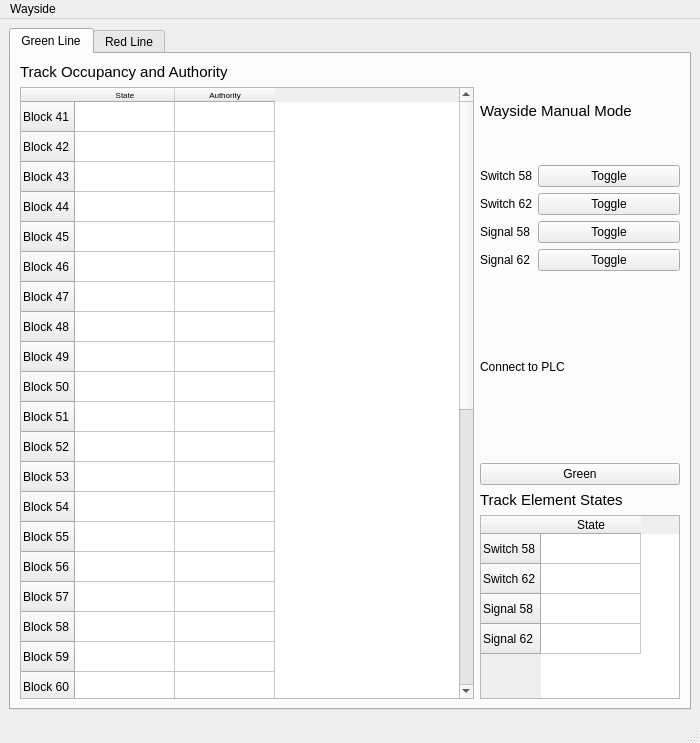
<?xml version="1.0" encoding="UTF-8"?>
<ui version="4.0">
 <class>MainWindow</class>
 <widget class="QMainWindow" name="MainWindow">
  <property name="geometry">
   <rect>
    <x>0</x>
    <y>0</y>
    <width>700</width>
    <height>743</height>
   </rect>
  </property>
  <property name="sizePolicy">
   <sizepolicy hsizetype="MinimumExpanding" vsizetype="MinimumExpanding">
    <horstretch>0</horstretch>
    <verstretch>0</verstretch>
   </sizepolicy>
  </property>
  <property name="maximumSize">
   <size>
    <width>700</width>
    <height>743</height>
   </size>
  </property>
  <property name="windowTitle">
   <string>MainWindow</string>
  </property>
  <widget class="QWidget" name="centralwidget">
   <property name="maximumSize">
    <size>
     <width>700</width>
     <height>700</height>
    </size>
   </property>
   <layout class="QGridLayout" name="gridLayout_2">
    <item row="0" column="0">
     <widget class="QTabWidget" name="tabWidget">
      <property name="maximumSize">
       <size>
        <width>700</width>
        <height>700</height>
       </size>
      </property>
      <property name="currentIndex">
       <number>0</number>
      </property>
      <widget class="QWidget" name="Blue_Line">
       <property name="maximumSize">
        <size>
         <width>700</width>
         <height>700</height>
        </size>
       </property>
       <attribute name="title">
        <string>Green Line</string>
       </attribute>
       <layout class="QGridLayout" name="gridLayout">
        <item row="2" column="1">
         <layout class="QVBoxLayout" name="track_state_3">
          <property name="spacing">
           <number>6</number>
          </property>
          <item>
           <widget class="QLabel" name="label_21">
            <property name="maximumSize">
             <size>
              <width>200</width>
              <height>100</height>
             </size>
            </property>
            <property name="font">
             <font>
              <pointsize>11</pointsize>
             </font>
            </property>
            <property name="text">
             <string>Track Element States</string>
            </property>
           </widget>
          </item>
          <item>
           <widget class="QTableWidget" name="wayside_elements_table">
            <property name="maximumSize">
             <size>
              <width>200</width>
              <height>200</height>
             </size>
            </property>
            <row>
             <property name="text">
              <string>Switch 58</string>
             </property>
            </row>
            <row>
             <property name="text">
              <string>Switch 62</string>
             </property>
            </row>
            <row>
             <property name="text">
              <string>Signal 58</string>
             </property>
            </row>
            <row>
             <property name="text">
              <string>Signal 62</string>
             </property>
            </row>
            <column>
             <property name="text">
              <string>State</string>
             </property>
            </column>
           </widget>
          </item>
         </layout>
        </item>
        <item row="0" column="1">
         <layout class="QVBoxLayout" name="verticalLayout">
          <item>
           <widget class="QLabel" name="label_17">
            <property name="font">
             <font>
              <pointsize>11</pointsize>
             </font>
            </property>
            <property name="text">
             <string>Wayside Manual Mode</string>
            </property>
           </widget>
          </item>
          <item>
           <layout class="QFormLayout" name="formLayout">
            <item row="0" column="0">
             <widget class="QLabel" name="label_8">
              <property name="font">
               <font>
                <pointsize>9</pointsize>
               </font>
              </property>
              <property name="text">
               <string>Switch 58</string>
              </property>
             </widget>
            </item>
            <item row="1" column="0">
             <widget class="QLabel" name="label_14">
              <property name="font">
               <font>
                <pointsize>9</pointsize>
               </font>
              </property>
              <property name="text">
               <string>Switch 62</string>
              </property>
             </widget>
            </item>
            <item row="2" column="0">
             <widget class="QLabel" name="label_15">
              <property name="font">
               <font>
                <pointsize>9</pointsize>
               </font>
              </property>
              <property name="text">
               <string>Signal 58</string>
              </property>
             </widget>
            </item>
            <item row="3" column="0">
             <widget class="QLabel" name="label_16">
              <property name="font">
               <font>
                <pointsize>9</pointsize>
               </font>
              </property>
              <property name="text">
               <string>Signal 62</string>
              </property>
             </widget>
            </item>
            <item row="0" column="1">
             <widget class="QPushButton" name="manual_sw58_button">
              <property name="text">
               <string>Toggle</string>
              </property>
             </widget>
            </item>
            <item row="1" column="1">
             <widget class="QPushButton" name="manual_sw62_button">
              <property name="text">
               <string>Toggle</string>
              </property>
             </widget>
            </item>
            <item row="2" column="1">
             <widget class="QPushButton" name="manual_sig58_button">
              <property name="text">
               <string>Toggle</string>
              </property>
             </widget>
            </item>
            <item row="3" column="1">
             <widget class="QPushButton" name="manual_sig62_button">
              <property name="text">
               <string>Toggle</string>
              </property>
             </widget>
            </item>
           </layout>
          </item>
         </layout>
        </item>
        <item row="1" column="1">
         <layout class="QVBoxLayout" name="verticalLayout_2">
          <item>
           <widget class="QLabel" name="label">
            <property name="text">
             <string>Connect to PLC</string>
            </property>
           </widget>
          </item>
          <item>
           <widget class="QPushButton" name="connect_green">
            <property name="text">
             <string>Green</string>
            </property>
           </widget>
          </item>
         </layout>
        </item>
        <item row="0" column="0" rowspan="3">
         <layout class="QVBoxLayout" name="block_occ">
          <item>
           <widget class="QLabel" name="label_20">
            <property name="font">
             <font>
              <pointsize>11</pointsize>
             </font>
            </property>
            <property name="text">
             <string>Track Occupancy and Authority</string>
            </property>
           </widget>
          </item>
          <item>
           <widget class="QTableWidget" name="wayside_block_table">
            <property name="sizePolicy">
             <sizepolicy hsizetype="Minimum" vsizetype="Minimum">
              <horstretch>0</horstretch>
              <verstretch>0</verstretch>
             </sizepolicy>
            </property>
            <property name="maximumSize">
             <size>
              <width>16777215</width>
              <height>900</height>
             </size>
            </property>
            <property name="verticalScrollBarPolicy">
             <enum>Qt::ScrollBarAsNeeded</enum>
            </property>
            <property name="horizontalScrollBarPolicy">
             <enum>Qt::ScrollBarAlwaysOff</enum>
            </property>
            <property name="sizeAdjustPolicy">
             <enum>QAbstractScrollArea::AdjustToContents</enum>
            </property>
            <property name="showGrid">
             <bool>true</bool>
            </property>
            <property name="sortingEnabled">
             <bool>false</bool>
            </property>
            <property name="cornerButtonEnabled">
             <bool>true</bool>
            </property>
            <attribute name="horizontalHeaderCascadingSectionResizes">
             <bool>false</bool>
            </attribute>
            <row>
             <property name="text">
              <string>Block 41</string>
             </property>
            </row>
            <row>
             <property name="text">
              <string>Block 42</string>
             </property>
            </row>
            <row>
             <property name="text">
              <string>Block 43</string>
             </property>
            </row>
            <row>
             <property name="text">
              <string>Block 44</string>
             </property>
            </row>
            <row>
             <property name="text">
              <string>Block 45</string>
             </property>
            </row>
            <row>
             <property name="text">
              <string>Block 46</string>
             </property>
            </row>
            <row>
             <property name="text">
              <string>Block 47</string>
             </property>
            </row>
            <row>
             <property name="text">
              <string>Block 48</string>
             </property>
            </row>
            <row>
             <property name="text">
              <string>Block 49</string>
             </property>
            </row>
            <row>
             <property name="text">
              <string>Block 50</string>
             </property>
            </row>
            <row>
             <property name="text">
              <string>Block 51</string>
             </property>
            </row>
            <row>
             <property name="text">
              <string>Block 52</string>
             </property>
            </row>
            <row>
             <property name="text">
              <string>Block 53</string>
             </property>
            </row>
            <row>
             <property name="text">
              <string>Block 54</string>
             </property>
            </row>
            <row>
             <property name="text">
              <string>Block 55</string>
             </property>
            </row>
            <row>
             <property name="text">
              <string>Block 56</string>
             </property>
            </row>
            <row>
             <property name="text">
              <string>Block 57</string>
             </property>
            </row>
            <row>
             <property name="text">
              <string>Block 58</string>
             </property>
            </row>
            <row>
             <property name="text">
              <string>Block 59</string>
             </property>
            </row>
            <row>
             <property name="text">
              <string>Block 60</string>
             </property>
            </row>
            <row>
             <property name="text">
              <string>Block 61</string>
             </property>
            </row>
            <row>
             <property name="text">
              <string>Block 62</string>
             </property>
            </row>
            <row>
             <property name="text">
              <string>Block 63</string>
             </property>
            </row>
            <row>
             <property name="text">
              <string>Block 64</string>
             </property>
            </row>
            <row>
             <property name="text">
              <string>Block 65</string>
             </property>
            </row>
            <row>
             <property name="text">
              <string>Block 66</string>
             </property>
            </row>
            <row>
             <property name="text">
              <string>Block 67</string>
             </property>
            </row>
            <row>
             <property name="text">
              <string>Block 68</string>
             </property>
            </row>
            <row>
             <property name="text">
              <string>Block 69</string>
             </property>
            </row>
            <row>
             <property name="text">
              <string>Block 70</string>
             </property>
            </row>
            <row>
             <property name="text">
              <string>Block 71</string>
             </property>
            </row>
            <row>
             <property name="text">
              <string>Block 72</string>
             </property>
            </row>
            <row>
             <property name="text">
              <string>Block 73</string>
             </property>
            </row>
            <row>
             <property name="text">
              <string>Block 74</string>
             </property>
            </row>
            <row>
             <property name="text">
              <string>Block 75</string>
             </property>
            </row>
            <row>
             <property name="text">
              <string>Block 76</string>
             </property>
            </row>
            <column>
             <property name="text">
              <string>State</string>
             </property>
             <property name="font">
              <font>
               <pointsize>6</pointsize>
              </font>
             </property>
            </column>
            <column>
             <property name="text">
              <string>Authority</string>
             </property>
             <property name="font">
              <font>
               <pointsize>6</pointsize>
              </font>
             </property>
            </column>
           </widget>
          </item>
         </layout>
        </item>
       </layout>
      </widget>
      <widget class="QWidget" name="Red_Line">
       <attribute name="title">
        <string>Red Line</string>
       </attribute>
       <widget class="QWidget" name="gridLayoutWidget">
        <property name="geometry">
         <rect>
          <x>10</x>
          <y>10</y>
          <width>381</width>
          <height>1129</height>
         </rect>
        </property>
        <layout class="QGridLayout" name="gridLayout_3">
         <item row="0" column="0">
          <layout class="QVBoxLayout" name="block_occ_4">
           <item>
            <widget class="QTableWidget" name="wayside_block_table_4">
             <property name="sizePolicy">
              <sizepolicy hsizetype="Minimum" vsizetype="Minimum">
               <horstretch>0</horstretch>
               <verstretch>0</verstretch>
              </sizepolicy>
             </property>
             <property name="maximumSize">
              <size>
               <width>16777215</width>
               <height>900</height>
              </size>
             </property>
             <property name="verticalScrollBarPolicy">
              <enum>Qt::ScrollBarAlwaysOn</enum>
             </property>
             <property name="horizontalScrollBarPolicy">
              <enum>Qt::ScrollBarAlwaysOff</enum>
             </property>
             <property name="sizeAdjustPolicy">
              <enum>QAbstractScrollArea::AdjustToContents</enum>
             </property>
             <property name="showGrid">
              <bool>true</bool>
             </property>
             <property name="sortingEnabled">
              <bool>false</bool>
             </property>
             <property name="cornerButtonEnabled">
              <bool>true</bool>
             </property>
             <attribute name="horizontalHeaderCascadingSectionResizes">
              <bool>false</bool>
             </attribute>
             <row>
              <property name="text">
               <string>Block 41</string>
              </property>
              <property name="font">
               <font>
                <pointsize>6</pointsize>
               </font>
              </property>
             </row>
             <row>
              <property name="text">
               <string>Block 42</string>
              </property>
              <property name="font">
               <font>
                <pointsize>6</pointsize>
               </font>
              </property>
             </row>
             <row>
              <property name="text">
               <string>Block 43</string>
              </property>
              <property name="font">
               <font>
                <pointsize>6</pointsize>
               </font>
              </property>
             </row>
             <row>
              <property name="text">
               <string>Block 44</string>
              </property>
              <property name="font">
               <font>
                <pointsize>6</pointsize>
               </font>
              </property>
             </row>
             <row>
              <property name="text">
               <string>Block 45</string>
              </property>
              <property name="font">
               <font>
                <pointsize>6</pointsize>
               </font>
              </property>
             </row>
             <row>
              <property name="text">
               <string>Block 46</string>
              </property>
              <property name="font">
               <font>
                <pointsize>6</pointsize>
               </font>
              </property>
             </row>
             <row>
              <property name="text">
               <string>Block 47</string>
              </property>
              <property name="font">
               <font>
                <pointsize>6</pointsize>
               </font>
              </property>
             </row>
             <row>
              <property name="text">
               <string>Block 48</string>
              </property>
              <property name="font">
               <font>
                <pointsize>6</pointsize>
               </font>
              </property>
             </row>
             <row>
              <property name="text">
               <string>Block 49</string>
              </property>
              <property name="font">
               <font>
                <pointsize>6</pointsize>
               </font>
              </property>
             </row>
             <row>
              <property name="text">
               <string>Block 50</string>
              </property>
              <property name="font">
               <font>
                <pointsize>6</pointsize>
               </font>
              </property>
             </row>
             <row>
              <property name="text">
               <string>Block 51</string>
              </property>
              <property name="font">
               <font>
                <pointsize>6</pointsize>
               </font>
              </property>
             </row>
             <row>
              <property name="text">
               <string>Block 52</string>
              </property>
              <property name="font">
               <font>
                <pointsize>6</pointsize>
               </font>
              </property>
             </row>
             <row>
              <property name="text">
               <string>Block 53</string>
              </property>
              <property name="font">
               <font>
                <pointsize>6</pointsize>
               </font>
              </property>
             </row>
             <row>
              <property name="text">
               <string>Block 54</string>
              </property>
              <property name="font">
               <font>
                <pointsize>6</pointsize>
               </font>
              </property>
             </row>
             <row>
              <property name="text">
               <string>Block 55</string>
              </property>
              <property name="font">
               <font>
                <pointsize>6</pointsize>
               </font>
              </property>
             </row>
             <row>
              <property name="text">
               <string>Block 56</string>
              </property>
              <property name="font">
               <font>
                <pointsize>6</pointsize>
               </font>
              </property>
             </row>
             <row>
              <property name="text">
               <string>Block 57</string>
              </property>
              <property name="font">
               <font>
                <pointsize>6</pointsize>
               </font>
              </property>
             </row>
             <row>
              <property name="text">
               <string>Block 58</string>
              </property>
              <property name="font">
               <font>
                <pointsize>6</pointsize>
               </font>
              </property>
             </row>
             <row>
              <property name="text">
               <string>Block 59</string>
              </property>
              <property name="font">
               <font>
                <pointsize>6</pointsize>
               </font>
              </property>
             </row>
             <row>
              <property name="text">
               <string>Block 60</string>
              </property>
              <property name="font">
               <font>
                <pointsize>6</pointsize>
               </font>
              </property>
             </row>
             <row>
              <property name="text">
               <string>Block 61</string>
              </property>
              <property name="font">
               <font>
                <pointsize>6</pointsize>
               </font>
              </property>
             </row>
             <row>
              <property name="text">
               <string>Block 62</string>
              </property>
              <property name="font">
               <font>
                <pointsize>6</pointsize>
               </font>
              </property>
             </row>
             <row>
              <property name="text">
               <string>Block 63</string>
              </property>
              <property name="font">
               <font>
                <pointsize>6</pointsize>
               </font>
              </property>
             </row>
             <row>
              <property name="text">
               <string>Block 64</string>
              </property>
              <property name="font">
               <font>
                <pointsize>6</pointsize>
               </font>
              </property>
             </row>
             <row>
              <property name="text">
               <string>Block 65</string>
              </property>
              <property name="font">
               <font>
                <pointsize>6</pointsize>
               </font>
              </property>
             </row>
             <row>
              <property name="text">
               <string>Block 66</string>
              </property>
              <property name="font">
               <font>
                <pointsize>6</pointsize>
               </font>
              </property>
             </row>
             <row>
              <property name="text">
               <string>Block 67</string>
              </property>
              <property name="font">
               <font>
                <pointsize>6</pointsize>
               </font>
              </property>
             </row>
             <row>
              <property name="text">
               <string>Block 68</string>
              </property>
              <property name="font">
               <font>
                <pointsize>6</pointsize>
               </font>
              </property>
             </row>
             <row>
              <property name="text">
               <string>Block 69</string>
              </property>
              <property name="font">
               <font>
                <pointsize>6</pointsize>
               </font>
              </property>
             </row>
             <row>
              <property name="text">
               <string>Block 70</string>
              </property>
              <property name="font">
               <font>
                <pointsize>6</pointsize>
               </font>
              </property>
             </row>
             <row>
              <property name="text">
               <string>Block 71</string>
              </property>
              <property name="font">
               <font>
                <pointsize>6</pointsize>
               </font>
              </property>
             </row>
             <row>
              <property name="text">
               <string>Block 72</string>
              </property>
              <property name="font">
               <font>
                <pointsize>6</pointsize>
               </font>
              </property>
             </row>
             <row>
              <property name="text">
               <string>Block 73</string>
              </property>
              <property name="font">
               <font>
                <pointsize>6</pointsize>
               </font>
              </property>
             </row>
             <row>
              <property name="text">
               <string>Block 74</string>
              </property>
              <property name="font">
               <font>
                <pointsize>6</pointsize>
               </font>
              </property>
             </row>
             <row>
              <property name="text">
               <string>Block 75</string>
              </property>
              <property name="font">
               <font>
                <pointsize>6</pointsize>
               </font>
              </property>
             </row>
             <row>
              <property name="text">
               <string>Block 76</string>
              </property>
              <property name="font">
               <font>
                <pointsize>6</pointsize>
               </font>
              </property>
             </row>
             <column>
              <property name="text">
               <string>State</string>
              </property>
              <property name="font">
               <font>
                <pointsize>6</pointsize>
               </font>
              </property>
             </column>
             <column>
              <property name="text">
               <string>Authority</string>
              </property>
              <property name="font">
               <font>
                <pointsize>6</pointsize>
               </font>
              </property>
             </column>
            </widget>
           </item>
           <item>
            <widget class="QLabel" name="label_36">
             <property name="baseSize">
              <size>
               <width>500</width>
               <height>500</height>
              </size>
             </property>
             <property name="font">
              <font>
               <pointsize>11</pointsize>
              </font>
             </property>
             <property name="text">
              <string>Track Occupancy and Authority</string>
             </property>
            </widget>
           </item>
          </layout>
         </item>
        </layout>
       </widget>
      </widget>
     </widget>
    </item>
   </layout>
  </widget>
  <widget class="QMenuBar" name="menubar">
   <property name="geometry">
    <rect>
     <x>0</x>
     <y>0</y>
     <width>700</width>
     <height>22</height>
    </rect>
   </property>
   <widget class="QMenu" name="menuBlue_Line">
    <property name="title">
     <string>Wayside</string>
    </property>
   </widget>
   <addaction name="menuBlue_Line"/>
  </widget>
  <widget class="QStatusBar" name="statusbar"/>
 </widget>
 <resources/>
 <connections/>
</ui>
